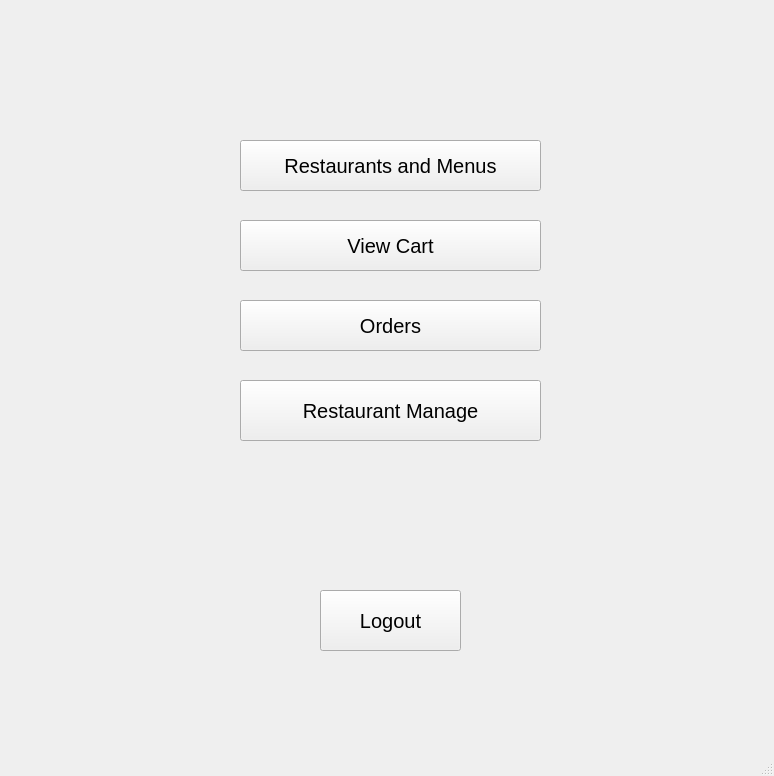
<?xml version="1.0" encoding="UTF-8"?>
<ui version="4.0">
 <class>MainWindow</class>
 <widget class="QMainWindow" name="MainWindow">
  <property name="geometry">
   <rect>
    <x>0</x>
    <y>0</y>
    <width>774</width>
    <height>776</height>
   </rect>
  </property>
  <property name="windowTitle">
   <string>MainWindow</string>
  </property>
  <widget class="QWidget" name="centralwidget">
   <widget class="QPushButton" name="pushButton_2">
    <property name="geometry">
     <rect>
      <x>240</x>
      <y>140</y>
      <width>301</width>
      <height>51</height>
     </rect>
    </property>
    <property name="font">
     <font>
      <pointsize>15</pointsize>
     </font>
    </property>
    <property name="text">
     <string>Restaurants and Menus</string>
    </property>
   </widget>
   <widget class="QPushButton" name="pushButton_5">
    <property name="geometry">
     <rect>
      <x>240</x>
      <y>300</y>
      <width>301</width>
      <height>51</height>
     </rect>
    </property>
    <property name="font">
     <font>
      <pointsize>15</pointsize>
     </font>
    </property>
    <property name="text">
     <string>Orders</string>
    </property>
   </widget>
   <widget class="QPushButton" name="pushButton">
    <property name="geometry">
     <rect>
      <x>240</x>
      <y>380</y>
      <width>301</width>
      <height>61</height>
     </rect>
    </property>
    <property name="font">
     <font>
      <pointsize>15</pointsize>
     </font>
    </property>
    <property name="text">
     <string>Restaurant Manage</string>
    </property>
   </widget>
   <widget class="QPushButton" name="pushButton_4">
    <property name="geometry">
     <rect>
      <x>320</x>
      <y>590</y>
      <width>141</width>
      <height>61</height>
     </rect>
    </property>
    <property name="font">
     <font>
      <pointsize>15</pointsize>
     </font>
    </property>
    <property name="text">
     <string>Logout</string>
    </property>
   </widget>
   <widget class="QPushButton" name="pushButton_3">
    <property name="geometry">
     <rect>
      <x>240</x>
      <y>220</y>
      <width>301</width>
      <height>51</height>
     </rect>
    </property>
    <property name="font">
     <font>
      <pointsize>15</pointsize>
     </font>
    </property>
    <property name="text">
     <string>View Cart</string>
    </property>
   </widget>
   <widget class="QLabel" name="label">
    <property name="geometry">
     <rect>
      <x>0</x>
      <y>-80</y>
      <width>771</width>
      <height>801</height>
     </rect>
    </property>
    <property name="text">
     <string/>
    </property>
    <property name="pixmap">
     <pixmap>360_F_225937425_qKwfa5FFOnWahx4WyPyBdZFkODQyOx95.jpg</pixmap>
    </property>
    <property name="scaledContents">
     <bool>true</bool>
    </property>
   </widget>
   <zorder>label</zorder>
   <zorder>pushButton_2</zorder>
   <zorder>pushButton_5</zorder>
   <zorder>pushButton</zorder>
   <zorder>pushButton_4</zorder>
   <zorder>pushButton_3</zorder>
  </widget>
  <widget class="QMenuBar" name="menubar">
   <property name="geometry">
    <rect>
     <x>0</x>
     <y>0</y>
     <width>774</width>
     <height>26</height>
    </rect>
   </property>
  </widget>
  <widget class="QStatusBar" name="statusbar"/>
 </widget>
 <resources/>
 <connections/>
</ui>
